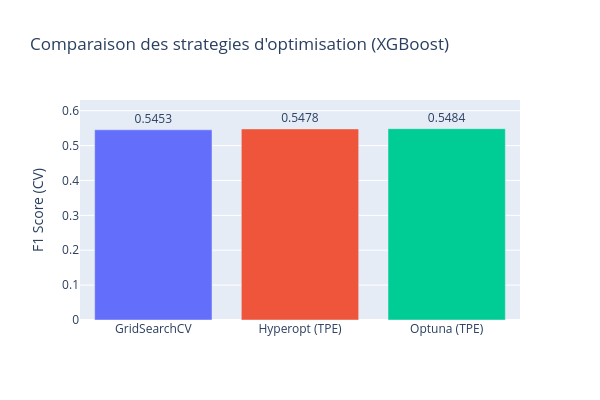

This figure's notebook cell:
### Code cell
# === COMPARAISON DES 3 APPROCHES D'OPTIMISATION ===
print("=" * 70)
print("COMPARAISON DES STRATEGIES D'OPTIMISATION (XGBoost)")
print("=" * 70)

comparison_data = {
    "Methode": ["GridSearchCV", "Hyperopt (TPE)", "Optuna (TPE)"],
    "Meilleur F1 (CV)": [best_score_grid, best_f1_xgb, best_score_optuna],
    "Nb essais": [
        len(grid_xgb.cv_results_["mean_test_score"]),
        max_evals,
        max_evals,
    ],
}

df_comparison = pd.DataFrame(comparison_data)
print(df_comparison.to_string(index=False))

# Graphique comparatif
fig_compare = go.Figure(
    data=[
        go.Bar(
            x=df_comparison["Methode"],
            y=df_comparison["Meilleur F1 (CV)"],
            text=[f"{v:.4f}" for v in df_comparison["Meilleur F1 (CV)"]],
            textposition="outside",
            marker_color=["#636EFA", "#EF553B", "#00CC96"],
        )
    ]
)
fig_compare.update_layout(
    title="Comparaison des strategies d'optimisation (XGBoost)",
    yaxis_title="F1 Score (CV)",
    yaxis_range=[0, max(df_comparison["Meilleur F1 (CV)"]) * 1.15],
    width=600,
    height=400,
)
fig_compare.show()

print("\nConclusion :")
best_method = df_comparison.loc[df_comparison["Meilleur F1 (CV)"].idxmax(), "Methode"]
print(f"  Meilleure methode : {best_method}")
print(f"  GridSearchCV est exhaustif mais lent (O(n^k) combinaisons)")
print(f"  Hyperopt et Optuna convergent plus vite avec moins d'essais")

### Figure 1 — Plotly figure (JSON) as saved in the notebook; plotly's stock layout.template omitted (floating-point values rounded to 4 significant figures)
{"data": [{"marker": {"color": ["#636EFA", "#EF553B", "#00CC96"]}, "text": ["0.5453", "0.5478", "0.5484"], "textposition": "outside", "type": "bar", "x": ["GridSearchCV", "Hyperopt (TPE)", "Optuna (TPE)"], "y": [0.5453, 0.5478, 0.5484]}], "layout": {"height": 400, "title": {"text": "Comparaison des strategies d'optimisation (XGBoost)"}, "width": 600, "yaxis": {"range": [0, 0.6307], "title": {"text": "F1 Score (CV)"}}}}
